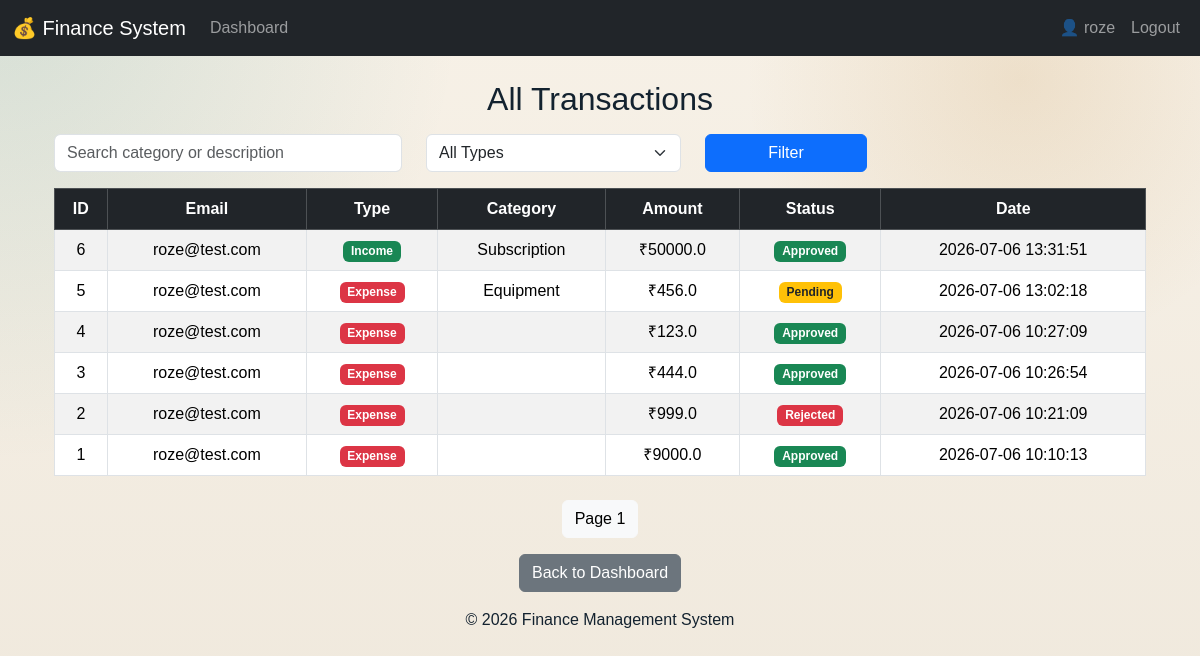
Page /employee/transactions (signed in) on the committed database.
### tables this page shows
CREATE TABLE users (
    id INTEGER PRIMARY KEY AUTOINCREMENT,
    name TEXT NOT NULL,
    email TEXT UNIQUE NOT NULL,
    password TEXT NOT NULL,
    role TEXT CHECK(role IN ('admin', 'manager', 'employee')) NOT NULL,
    manager_id INTEGER,
    FOREIGN KEY (manager_id) REFERENCES users(id));

CREATE TABLE transactions (
    id INTEGER PRIMARY KEY AUTOINCREMENT,
    user_id INTEGER NOT NULL,
    customer_id INTEGER,
    amount REAL NOT NULL,
    type TEXT CHECK(type IN ('income', 'expense')) NOT NULL,
    category TEXT,
    description TEXT,
    proof TEXT,
    status TEXT CHECK(status IN ('pending', 'approved', 'rejected')) DEFAULT 'pending',
    approved_by INTEGER,
    created_at TIMESTAMP DEFAULT CURRENT_TIMESTAMP,

    FOREIGN KEY (user_id) REFERENCES users(id),
    FOREIGN KEY (customer_id) REFERENCES customers(id),
    FOREIGN KEY (approved_by) REFERENCES users(id)
);

### app.py (the view)
@app.route("/employee/transactions")
def all_transactions():
    user_id = session.get("user_id")
    search = request.args.get("search", "")
    type_filter = request.args.get("type", "")
    page = request.args.get("page", 1, type=int)
    per_page = 10
    limit = per_page + 1
    offset = (page - 1) * per_page
    conn = get_db_connection()
    query = """
    SELECT transactions.*, users.email
    FROM transactions
    JOIN users ON transactions.user_id = users.id
    WHERE transactions.user_id = ?
    """
    params = [user_id]
    if search:
        query += " AND (transactions.category LIKE ? OR transactions.description LIKE ?)"
        params.extend([f"%{search}%", f"%{search}%"])
    if type_filter:
        query += " AND LOWER(transactions.type) = ?"
        params.append(type_filter.lower())
    query += " ORDER BY transactions.created_at DESC LIMIT ? OFFSET ?"
    params.extend([limit, offset])
    transactions = conn.execute(query, params).fetchall()
    has_next = len(transactions) > per_page
    transactions = transactions[:per_page]
    conn.close()
    return render_template(
    "employee/transactions.html",
    transactions=transactions,
    page=page,
    has_next=has_next,
    search=search,
    type=type_filter
)

### app.py (called while the page is built)
def get_db_connection():
    conn = sqlite3.connect("finance.db")
    conn.row_factory = sqlite3.Row
    return conn

### templates/employee/transactions.html (shortened to what this page needs)
{% extends "layout.html" %}
{% block main %}
<div class="container mt-4">
    <h2 class="mb-3 text-center">All Transactions</h2>
    <form method="get" class="row mb-3">
        <div class="col-md-4">
            <input type="text" name="search" class="form-control"
                   placeholder="Search category or description"
                   value="{{ search }}">
        </div>
        <div class="col-md-3">
            <select name="type" class="form-select">
                <option value="">All Types</option>
            </select>
        </div>
        <div class="col-md-2">
            <button type="submit" class="btn btn-primary w-100">Filter</button>
        </div>
    </form>
    <table class="table table-bordered table-striped text-center">
        <thead class="table-dark">
            <tr>
                <th>ID</th>
                <th>Email</th>
                <th>Type</th>
                <th>Category</th>
                <th>Amount</th>
                <th>Status</th>
                <th>Date</th>
            </tr>
        </thead>
        <tbody>
            {% for transaction in transactions %}
            <tr>
                <td>{{ transaction.id }}</td>
                <td>{{ transaction.email }}</td>
                <td>
                    {% if transaction.type == "income" %}
                        <span class="badge bg-success">Income</span>
                    {% else %}
                        <span class="badge bg-danger">Expense</span>
                    {% endif %}
                </td>
                <td>{{ transaction.category }}</td>
                <td>₹{{ transaction.amount }}</td>
                <td>
                    {% if transaction.status == "approved" %}
                        <span class="badge bg-success">Approved</span>
                    {% elif transaction.status == "pending" %}
                        <span class="badge bg-warning text-dark">Pending</span>
                    {% else %}
                        <span class="badge bg-danger">Rejected</span>
                    {% endif %}
                </td>
                <td>{{ transaction.created_at }}</td>
            </tr>
            {% endfor %}
        </tbody>
    </table>
    <div class="d-flex justify-content-center mt-4">
        <span class="btn btn-light">Page {{ page }}</span>
    </div>
    <div class="text-center mt-3">
        <a href="/employee/dashboard" class="btn btn-secondary">Back to Dashboard</a>
    </div>
</div>
{% endblock %}

### templates/layout.html (shortened to what this page needs)
<!DOCTYPE html>
<html lang="en">
<head>
    <link href="https://cdn.jsdelivr.net/npm/bootstrap@5.3.8/dist/css/bootstrap.min.css" rel="stylesheet">
    <link href="/static/styles.css" rel="stylesheet">
</head>
<body>
    <nav class="navbar navbar-expand-md navbar-dark bg-dark">
        <div class="container-fluid">
            <a class="navbar-brand" href="/">💰 Finance System</a>
            <div class="collapse navbar-collapse" id="navbar">
                <ul class="navbar-nav me-auto">
                    {% if session.get("user_id") %}
                        {% if session.get("role") == "employee" %}
                            <li class="nav-item"><a class="nav-link" href="/employee/dashboard">Dashboard</a></li>
                        {% endif %}
                    {% endif %}
                </ul>
                <ul class="navbar-nav ms-auto">
                    {% if session.get("user_id") %}
                        <li class="nav-item">
                            <span class="nav-link">👤 {{ session.get("user_name") }}</span>
                        </li>
                        <li class="nav-item">
                            <a class="nav-link" href="/logout">Logout</a>
                        </li>
                    {% else %}
                        <li class="nav-item"><a class="nav-link" href="/login">Login</a></li>
                    {% endif %}
                </ul>
            </div>
        </div>
    </nav>
    <main class="container mt-4">
        {% block main %}{% endblock %}
    </main>
    <footer class="text-center py-3">
        <p>&copy; 2026 Finance Management System</p>
    </footer>
</body>
</html>

### static/styles.css (style rules this page uses)
:root { --bg: #f3eee6; --bg-soft: #fbf7f2; --surface: rgba(255, 255, 255, 0.82); --surface-strong: rgba(255, 255, 255, 0.94); --ink: #13222f; --ink-soft: #5f7080; --line: rgba(19, 34, 47, 0.1); --navy: #16324f; --teal: #0f766e; --amber: #b7791f; --danger: #b4534b; --success: #2f855a; --shadow: 0 22px 50px rgba(17, 32, 49, 0.12); }
* { box-sizing: border-box; }
html { min-height: 100%; }
body { margin: 0; min-height: 100vh; font-family: "IBM Plex Sans", sans-serif; color: var(--ink); background: radial-gradient(circle at top left, rgba(15, 118, 110, 0.14), transparent 32%), radial-gradient(circle at 85% 10%, rgba(183, 121, 31, 0.14), transparent 22%), linear-gradient(180deg, #f7f1e7 0%, #efe8dc 100%); }
a { color: inherit; text-decoration: none; }
button, input, select, textarea { font: inherit; }

### rows in the picture
users: get "roze"
transactions: type "Income", status "Approved"
transactions: type "Expense", status "Pending"
transactions: type "Expense", status "Approved"
transactions: type "Expense", status "Approved"
transactions: type "Expense", status "Rejected"
transactions: type "Expense", status "Approved"

### other values in the picture
{{ page }} "1"
